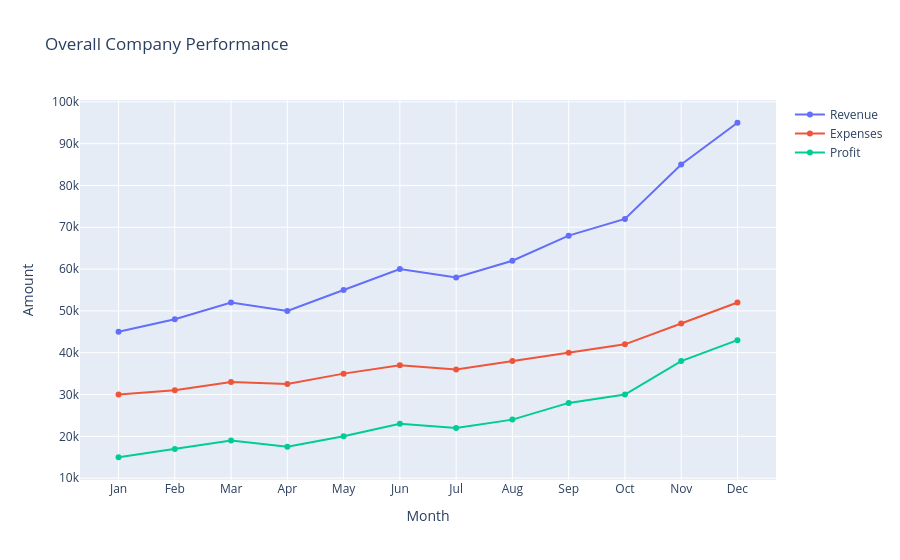

The cell this chart's notebook holds for it:
### Code cell
fig = go.Figure()

fig.add_trace(
    go.Scatter(
        x=months,
        y=monthly_revenue,
        mode="lines+markers",
        name="Revenue"
    )
)

fig.add_trace(
    go.Scatter(
        x=months,
        y=expenses,
        mode="lines+markers",
        name="Expenses"
    )
)

fig.add_trace(
    go.Scatter(
        x=months,
        y=profit,
        mode="lines+markers",
        name="Profit"
    )
)

fig.update_layout(
    title="Overall Company Performance",
    xaxis_title="Month",
    yaxis_title="Amount",
    showlegend=True
)

fig.show()

### Figure 1 — Plotly figure (JSON) as saved in the notebook; plotly's stock layout.template omitted (floating-point values rounded to 4 significant figures)
{"data": [{"mode": "lines+markers", "name": "Revenue", "type": "scatter", "x": ["Jan", "Feb", "Mar", "Apr", "May", "Jun", "Jul", "Aug", "Sep", "Oct", "Nov", "Dec"], "y": [45000, 48000, 52000, 50000, 55000, 60000, 58000, 62000, 68000, 72000, 85000, 95000]}, {"mode": "lines+markers", "name": "Expenses", "type": "scatter", "x": ["Jan", "Feb", "Mar", "Apr", "May", "Jun", "Jul", "Aug", "Sep", "Oct", "Nov", "Dec"], "y": [30000, 31000, 33000, 32500, 35000, 37000, 36000, 38000, 40000, 42000, 47000, 52000]}, {"mode": "lines+markers", "name": "Profit", "type": "scatter", "x": ["Jan", "Feb", "Mar", "Apr", "May", "Jun", "Jul", "Aug", "Sep", "Oct", "Nov", "Dec"], "y": [15000, 17000, 19000, 17500, 20000, 23000, 22000, 24000, 28000, 30000, 38000, 43000]}], "layout": {"showlegend": true, "title": {"text": "Overall Company Performance"}, "xaxis": {"title": {"text": "Month"}}, "yaxis": {"title": {"text": "Amount"}}}}
